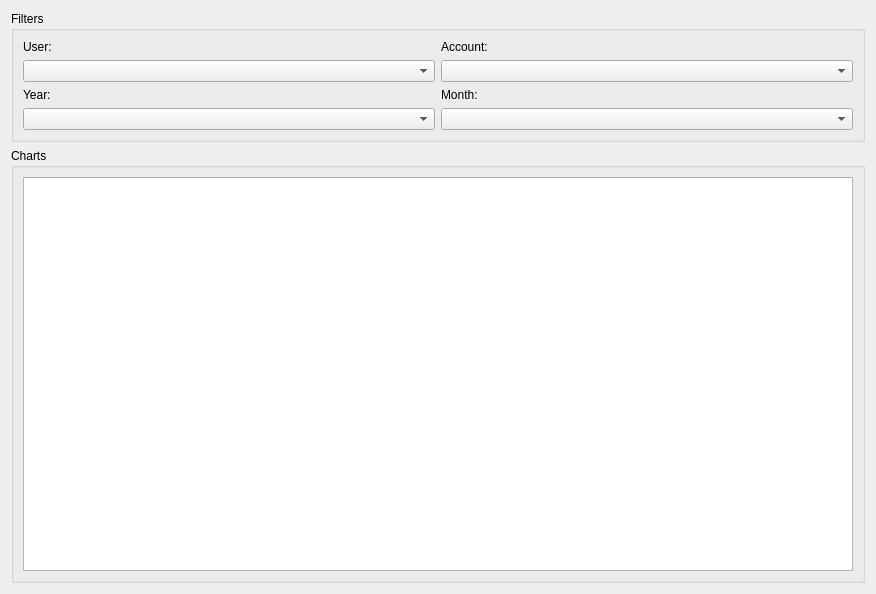
<?xml version="1.0" encoding="UTF-8"?>
<ui version="4.0">
 <class>ChartsForm</class>
 <widget class="QWidget" name="ChartsForm">
  <property name="geometry">
   <rect>
    <x>0</x>
    <y>0</y>
    <width>876</width>
    <height>594</height>
   </rect>
  </property>
  <property name="windowTitle">
   <string>Form</string>
  </property>
  <layout class="QVBoxLayout" name="verticalLayout_6">
   <item>
    <widget class="QGroupBox" name="filters_box">
     <property name="sizePolicy">
      <sizepolicy hsizetype="Preferred" vsizetype="Maximum">
       <horstretch>0</horstretch>
       <verstretch>0</verstretch>
      </sizepolicy>
     </property>
     <property name="title">
      <string>Filters</string>
     </property>
     <layout class="QVBoxLayout" name="verticalLayout_5">
      <item>
       <layout class="QGridLayout" name="gridLayout">
        <item row="1" column="0">
         <layout class="QVBoxLayout" name="verticalLayout">
          <item>
           <widget class="QLabel" name="user_label">
            <property name="text">
             <string>User:</string>
            </property>
           </widget>
          </item>
          <item>
           <widget class="QComboBox" name="user"/>
          </item>
         </layout>
        </item>
        <item row="1" column="1">
         <layout class="QVBoxLayout" name="verticalLayout_2">
          <item>
           <widget class="QLabel" name="account_label">
            <property name="text">
             <string>Account:</string>
            </property>
           </widget>
          </item>
          <item>
           <widget class="QComboBox" name="account"/>
          </item>
         </layout>
        </item>
        <item row="2" column="0">
         <layout class="QVBoxLayout" name="verticalLayout_3">
          <item>
           <widget class="QLabel" name="year_label">
            <property name="text">
             <string>Year:</string>
            </property>
           </widget>
          </item>
          <item>
           <widget class="QComboBox" name="year"/>
          </item>
         </layout>
        </item>
        <item row="2" column="1">
         <layout class="QVBoxLayout" name="verticalLayout_4">
          <item>
           <widget class="QLabel" name="month_label">
            <property name="text">
             <string>Month:</string>
            </property>
           </widget>
          </item>
          <item>
           <widget class="QComboBox" name="month"/>
          </item>
         </layout>
        </item>
       </layout>
      </item>
     </layout>
    </widget>
   </item>
   <item>
    <widget class="QGroupBox" name="charts_box">
     <property name="title">
      <string>Charts</string>
     </property>
     <layout class="QVBoxLayout" name="verticalLayout_7">
      <item>
       <widget class="QGraphicsView" name="charts_view"/>
      </item>
     </layout>
    </widget>
   </item>
  </layout>
 </widget>
 <resources/>
 <connections/>
</ui>
